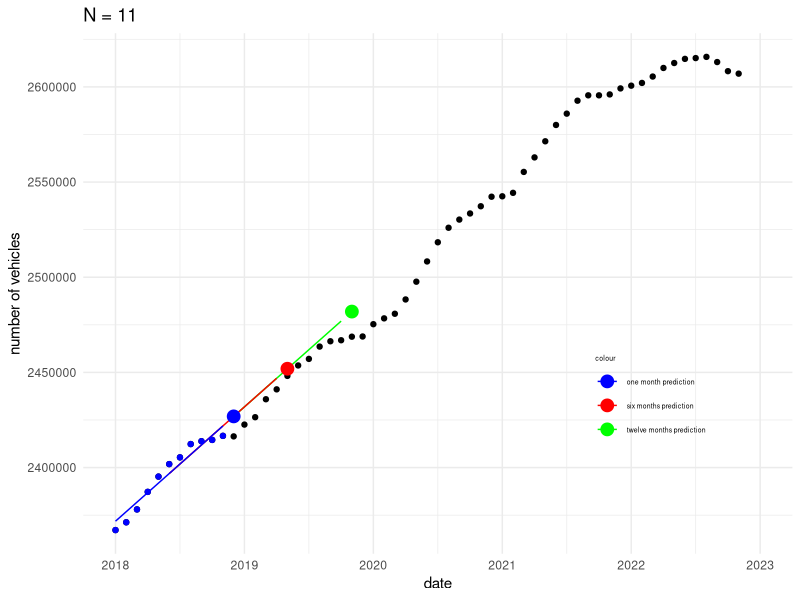
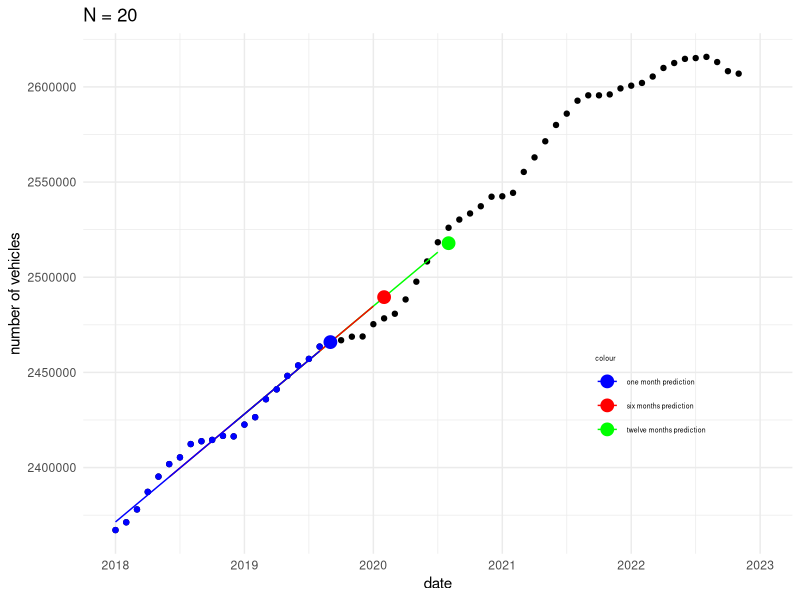
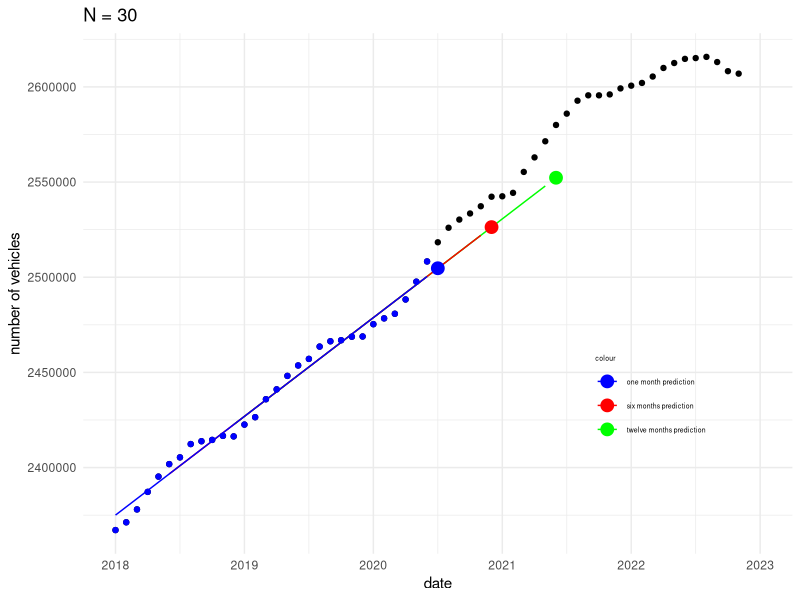
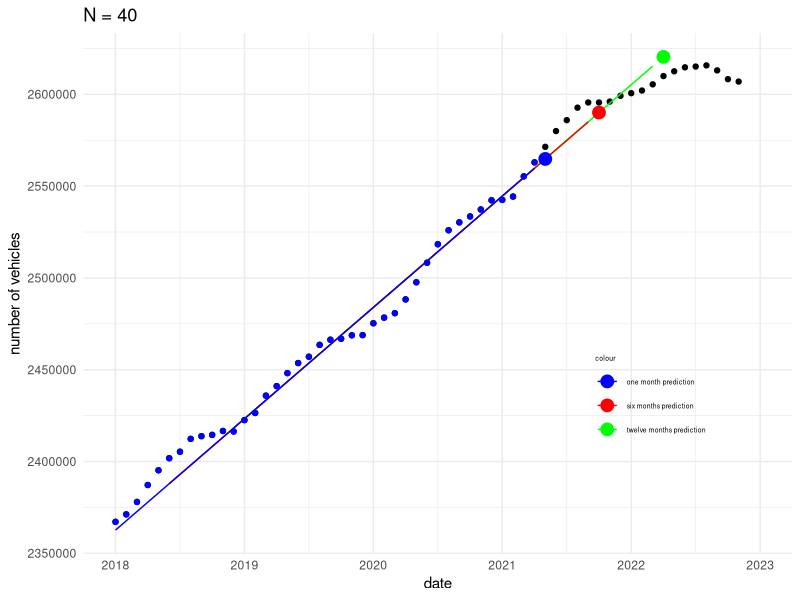
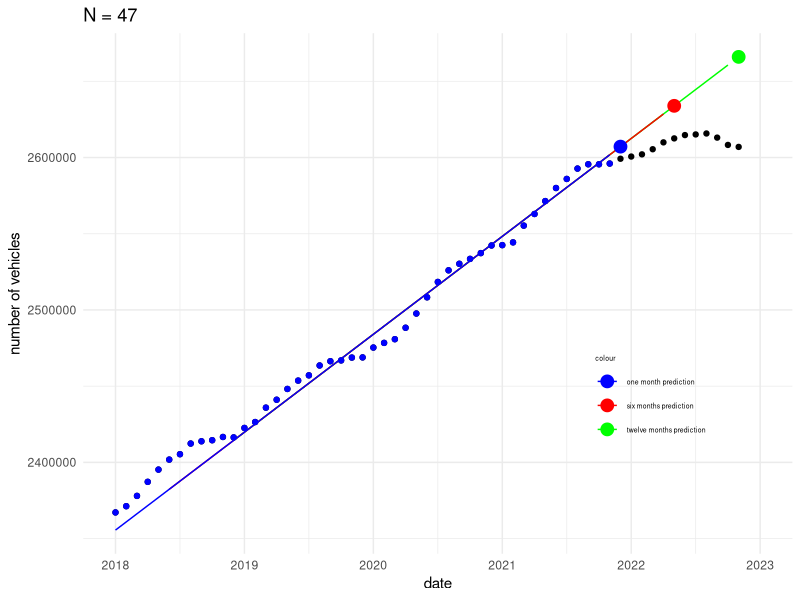
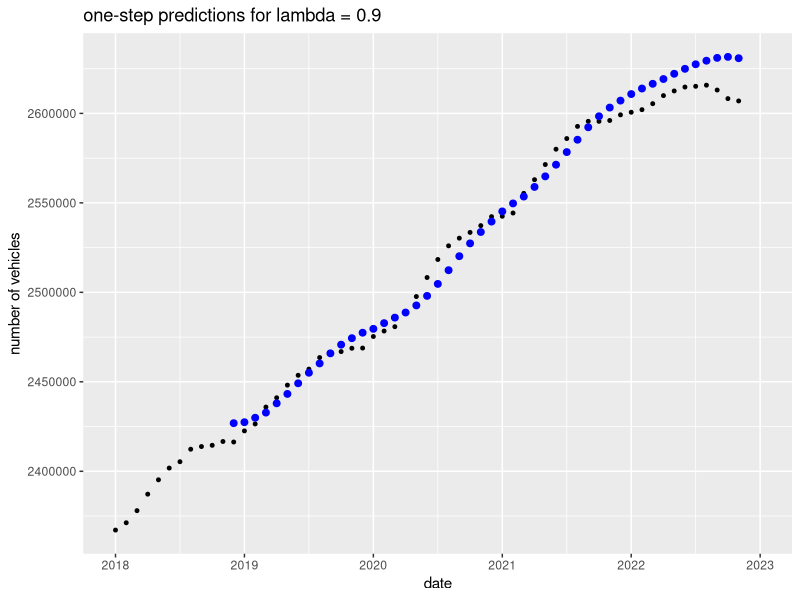
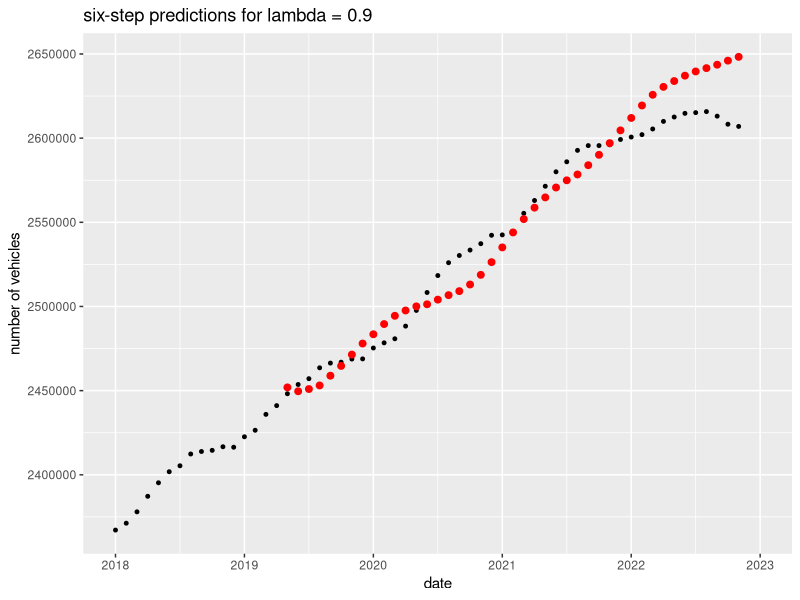
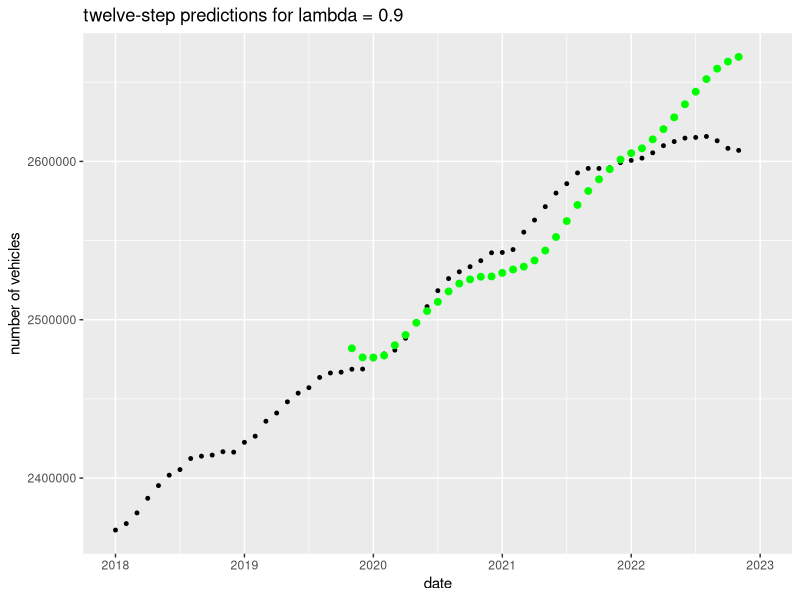

Write the R code that produced these figures, in order.

# load excel read library
library(readxl)
library(ggplot2)

# clear variables
rm(list=ls())

# import Excel file into R
project_data <- read_excel('DST_BIL54_train.xlsx') # time series of 59 monthly observations 
project_data_test <- read_excel('DST_BIL54_test.xlsx') # time series of 12 extra monthly observations

# get time axis
time_headers <- colnames(project_data)[-1] # exclude row header
years <- as.integer(substr(time_headers, 1, 4))
months <- as.integer(substr(time_headers, 6, 7))
dates <- years + (months - 1)/12

# create new dataframe of the data we are interested in
data <- data.frame(
  time = dates,
  y = as.numeric(unlist(project_data[1, -1]))
)
rownames(data) <- time_headers




# Exercise 4.1: provide L and f(0)

f <- function(j) rbind(1, j)
(f_0 <- f(0))

(L <- matrix(c(1.,0., 1.,1.),
            byrow=TRUE, nrow=2))


# Exercise 4.2: provide F1 and h1

i <- 1 
(F_N <-  1 * f(0)%*%t(f(0))) # N=1 ; lambda^0=1
(h_N <-  1 * f(0) * data$y[i]) # N=1


# Exercise 4.3: update FN and hN recursively and provide F10 and h10

lambda = 0.9
Linv <- solve(L)

for (i in 2:10){
  F_N <- F_N + lambda^(i-1) * f(-(i-1)) %*% t(f(-(i-1)))  
  h_N <- lambda * Linv %*% h_N + f(0)*data$y[i]
}

(F_10 <- F_N)
(h_10 <- h_N)


# Exercise 4.4: update the model recursively up to F59 and h59
# while also calculating predictions at each step (one, six and twelve months ahead)
# for lambda = 0.9

# want to save predictions in dataframe (for lambda = 0.9):
data$onemonth_lamb_0.9  <- NA
data$sixmonth_lamb_0.9  <- NA
data$twelvemonth_lamb_0.9  <- NA

# initialize parameters estimate at previous step
(theta_N <- solve(F_N)%*%h_N) #theta_10

# update iteratively:
for (i in 11:58){
  F_N <- F_N + lambda^(i-1) * f(-(i-1)) %*% t(f(-(i-1)))  
  h_N <- lambda * Linv %*% h_N + f(0)*data$y[i]
  
  # estimate parameters from i observations
  theta_N <- solve(F_N)%*%h_N
  
  # compute predicted values based on current parameters 
  yhat_N <- t(f(-(i-1):(59-i)))%*%theta_N
  
  # store the one-month predictions
  data$onemonth_lamb_0.9[i+1] <- yhat_N[i+1]
  
  # store the six-months prediction
  if (!(i > 59-6)){ # index out of range
    data$sixmonth_lamb_0.9[i+6] <- yhat_N[i+6]
  }
  
  # store the twelve-months prediction
  if (!(i > 59-12)){ # index out of range
    data$twelvemonth_lamb_0.9[i+12] <- yhat_N[i+12]
  }
  
  # plot some of the one-step, six-step and twelve-step iterations
  if (i %in% c(11, 20, 30, 40,47)){
    plot_N <- ggplot(data[1:59,], aes(x=time, y=y)) +
      geom_point() + 
      
      geom_line(data=data[1:i+11,], aes(y=yhat_N[1:i+11], col="twelve months prediction")) +
      geom_point(data=data[i+12,], aes(y=yhat_N[i+12], col="twelve months prediction"), size=4) +
      
      geom_line(data=data[1:i+5,], aes(y=yhat_N[1:i+5], col="six months prediction")) +
      geom_point(data=data[i+6,], aes(y=yhat_N[i+6], col="six months prediction"), size=4) +
      
      geom_point(data=data[1:i,], aes(col="one month prediction")) + 
      geom_line(data=data[1:i,], aes(y=yhat_N[1:i], col="one month prediction")) +
      geom_point(data=data[i+1,], aes(y=yhat_N[i+1], col="one month prediction"), size=4) +
      
      theme_minimal() +
      labs(x = "date", y = "number of vehicles") +
      scale_color_manual(values = c("blue", "red", "green"), 
                         labels = c("one month prediction", "six months prediction", "twelve months prediction")) +
      theme(legend.position = c(0.8, 0.3),
            legend.text = element_text(size = 5),
            legend.title = element_text(size = 5)) +
      xlim(2018, 2023) +
      ggtitle(paste0("N = ", i)) 
    
    print(plot_N)
  }
}


# Exercise 4.5: plot the resulting 1-month, 6-month and 12-month prediction

# each 1/6/12-step predictions in different plots
ggplot(data[1:59,], aes(x=time, y=y)) +
  geom_point(size=1) +
  geom_point(data=data, aes(y=data$onemonth_lamb_0.9), col="blue", size=2) +
  xlim(2018, 2023) +
  labs(x = "date", y = "number of vehicles") +
  ggtitle(paste0("one-step predictions for lambda = ", lambda))

ggplot(data[1:59,], aes(x=time, y=y)) +
  geom_point(size=1) +
  geom_point(data=data, aes(y=data$sixmonth_lamb_0.9), col="red", size=2) +
  xlim(2018, 2023) +
  labs(x = "date", y = "number of vehicles") +
  ggtitle(paste0("six-step predictions for lambda = ", lambda))

ggplot(data[1:59,], aes(x=time, y=y)) +
  geom_point(size=1) +
  geom_point(data=data, aes(y=data$twelvemonth_lamb_0.9), col="green", size=2) +
  xlim(2018, 2023) +
  labs(x = "date", y = "number of vehicles") +
  ggtitle(paste0("twelve-step predictions for lambda = ", lambda))

# plot together
ggplot(data[1:59,], aes(x=time, y=y)) +
  geom_point(size=1) +
  geom_point(data=data, aes(y=data$onemonth_lamb_0.9), col="blue", size=2) +
  geom_point(data=data, aes(y=data$sixmonth_lamb_0.9), col="red", size=2) +
  geom_point(data=data, aes(y=data$twelvemonth_lamb_0.9), col="green", size=2) +
  labs(x = "date", y = "number of vehicles") +
  xlim(2018, 2023) +
  ggtitle(paste0("predictions for lambda = ", lambda))


# Exercise 4.6: repeat the iterative predictions for λ = 0.55,0.56,0.57,...,0.95

# all different value of lambda from 0.55 to 0.95, to iterate on
lambda_it <- seq(0.55, 0.95, by = 0.01)

# initialize a dataframe to store the rms
rms_onemonth <- data.frame(
  lamb = lambda_it,
  rms = NA
)
rms_sixmonth <-data.frame(
  lamb = lambda_it,
  rms = NA
)
rms_twelvemonth <- data.frame(
  lamb = lambda_it,
  rms = NA
)
  
# iterate on the values of lambda
index <- 0
for (l in lambda_it){
  # iterate
  index <- index+1
  
  # refresh updating parameters
  i <- 1 
  (F_N <-  1 * f(0)%*%t(f(0))) 
  (h_N <-  1 * f(0) * data$y[i]) 
  
  for (i in 2:10){
    F_N <- F_N + l^(i-1) * f(-(i-1)) %*% t(f(-(i-1)))  
    h_N <- l * Linv %*% h_N + f(0)*data$y[i]
  }
  
  # create new columns in data frame to store the predictions on lambda
  name1 <- paste("onemonth_lamb_", sprintf("%.2f", l), sep="")
  data[[name1]] <- NA
  name6 <- paste("sixmonth_lamb_", sprintf("%.2f", l), sep="")
  data[[name6]] <- NA
  name12 <- paste("twelvemonth_lamb_", sprintf("%.2f", l), sep="")
  data[[name12]] <- NA
  
  # update iteratively for the predictions
  for (i in 11:58){
    F_N <- F_N + l^(i-1) * f(-(i-1)) %*% t(f(-(i-1)))  
    h_N <- l * Linv %*% h_N + f(0)*data$y[i]
    
    theta_N <- solve(F_N)%*%h_N
    
    yhat_N <- t(f(-(i-1):(59-i)))%*%theta_N
    
    # store the one-month predictions
    data[[name1]][i+1] <- yhat_N[i+1]
    
    # store the six-months prediction
    if (!(i > 59-6)){ # index out of range
      data[[name6]][i+6] <- yhat_N[i+6]
    }
    
    # store the twelve-months prediction
    if (!(i > 59-12)){ # index out of range
      data[[name12]][i+12] <- yhat_N[i+12]
    }
  }
  # compute the root-mean-square for each forecast horizon and lambda=l
  # rms1 <- sqrt(mean((data$y - data[[name1]])^2, na.rm = TRUE))
  # rms6 <- sqrt(mean((data$y - data[[name6]])^2, na.rm = TRUE))
  # rms12 <- sqrt(mean((data$y - data[[name12]])^2, na.rm = TRUE))
  
  rms1 <- sqrt( sum((data$y - data[[name1]])^2, na.rm = TRUE)/(59-11) )
  rms6 <- sqrt( sum((data$y - data[[name6]])^2, na.rm = TRUE)/(59-16) )
  rms12 <- sqrt( sum((data$y - data[[name12]])^2, na.rm = TRUE)/(59-22) )
  
  
  rms_onemonth$rms[index] <-  rms1
  rms_sixmonth$rms[index] <- rms6
  rms_twelvemonth$rms[index] <- rms12 
}

#  plot the root-mean-square of the prediction errors versus λ
ggplot() +
  geom_point(data=rms_onemonth, aes(x=lamb, y=rms, color="one-step")) +
  geom_point(data=rms_sixmonth, aes(x=lamb, y=rms, color="six-step")) +
  geom_point(data=rms_twelvemonth, aes(x=lamb, y=rms, color="twelve-step")) +
  xlim(0.55, 0.95) +
  labs(x = "lambda", y = "rms",
       title = "RMS vs lambda for different forecast horizon") + 
  scale_color_manual(values = c("blue", "red", "green"), 
                     labels = c("one-step", "six-step", "twelve-step")) +
  theme(legend.position = "bottom")


# Exercise 4.7: Which value of λ is optimal for predicting 1 month ahead?

ggplot() +
  geom_point(data=rms_onemonth, aes(x=lamb, y=rms), color="blue") +
  xlim(0.55, 0.95) +
  labs(x = "lambda", y = "rms",
       title = "RMS vs lambda for one-step predictions") 


# Exercise 4.8: Which value of λ is optimal for predicting 6 months ahead?

ggplot() +
  geom_point(data=rms_sixmonth, aes(x=lamb, y=rms), color="red") +
  xlim(0.55, 0.95) +
  labs(x = "lambda", y = "rms",
       title = "RMS vs lambda for six-step predictions") 


# Exercise 4.9: Which value of λ is optimal for predicting 12 months ahead?

ggplot() +
  geom_point(data=rms_twelvemonth, aes(x=lamb, y=rms), color="green") +
  xlim(0.55, 0.95) +
  labs(x = "lambda", y = "rms",
       title = "RMS vs lambda for twelve-step predictions") 


# Exercise 4.10: It would be problematic to make λ as small as 0.5. Why is that? 

for (lambda in c(0.25, 0.45, 0.50, 0.55, 0.75)){
  N <- 59
  
  diagonal_elements <- 1 / lambda^(N - (1:N))
  sigma <- diag(diagonal_elements)
  sigma_inv <- diag(1/diagonal_elements)
  
  total_memory <- sum(lambda^(0:N-1))
  p <- 2 # number of parameters in the model
  
  # iterate until reaching the parameters estimates for N=59
  F_N <- F_10
  h_N <- h_10
  
  for (i in 11:N){
    F_N <- F_N + lambda^(i-1) * f(-(i-1)) %*% t(f(-(i-1)))  
    h_N <- lambda * Linv %*% h_N + f(0)*data$y[i]
  }
  
  theta_N <- solve(F_N)%*%h_N
  yhat_N <- t(f(-(i-1):(59-i)))%*%theta_N
  
  # estimating the variance
  (variance_N <- t(data$y - yhat_N) %*% sigma_inv %*% (data$y - yhat_N) / (total_memory - p))
  
  # print results
  print(lambda)
  print(variance_N)
}


